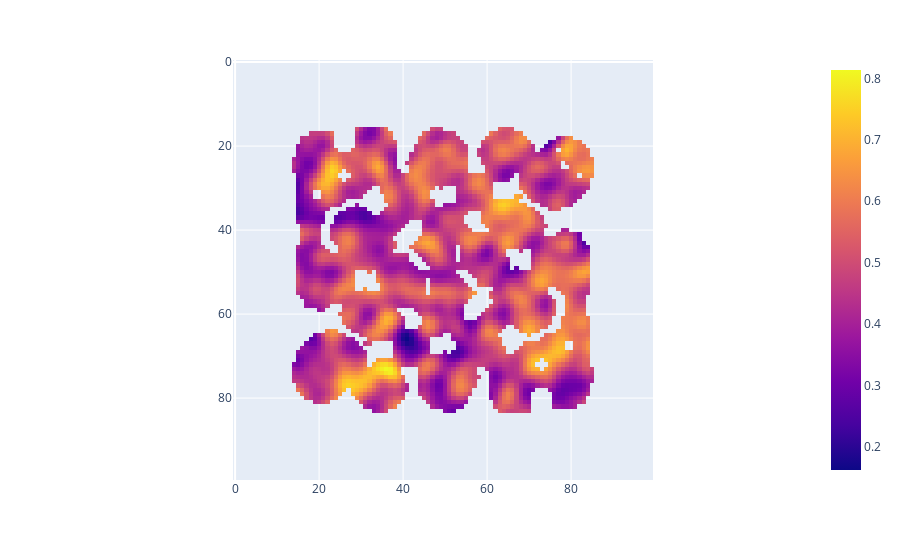

The code cell stored with this chart in its notebook:
### Code cell
np.random.seed(0)
cost = np.random.rand(*pathing.shape)
cost = ndimage.gaussian_filter(cost, 2)
cost = (cost - np.min(cost)) / (np.max(cost) - np.min(cost))
cost = np.where(pathing == 1, cost, np.inf)
px.imshow(cost)

### Figure 1 — Plotly figure (JSON) as saved in the notebook; plotly's stock layout.template omitted (floating-point values rounded to 4 significant figures; data arrays with more than 128 entries replaced by an {"elided": "..."} marker saying what was removed)
{"data": [{"coloraxis": "coloraxis", "hovertemplate": "x: %{x}<br>y: %{y}<br>color: %{z}<extra></extra>", "name": "0", "type": "heatmap", "xaxis": "x", "yaxis": "y", "z": {"elided": "100x100 float values"}}], "layout": {"coloraxis": {"colorscale": [[0, "#0d0887"], [0.1111, "#46039f"], [0.2222, "#7201a8"], [0.3333, "#9c179e"], [0.4444, "#bd3786"], [0.5556, "#d8576b"], [0.6667, "#ed7953"], [0.7778, "#fb9f3a"], [0.8889, "#fdca26"], [1, "#f0f921"]]}, "margin": {"t": 60}, "xaxis": {"anchor": "y", "constrain": "domain", "domain": [0, 1], "scaleanchor": "y"}, "yaxis": {"anchor": "x", "autorange": "reversed", "constrain": "domain", "domain": [0, 1]}}}
